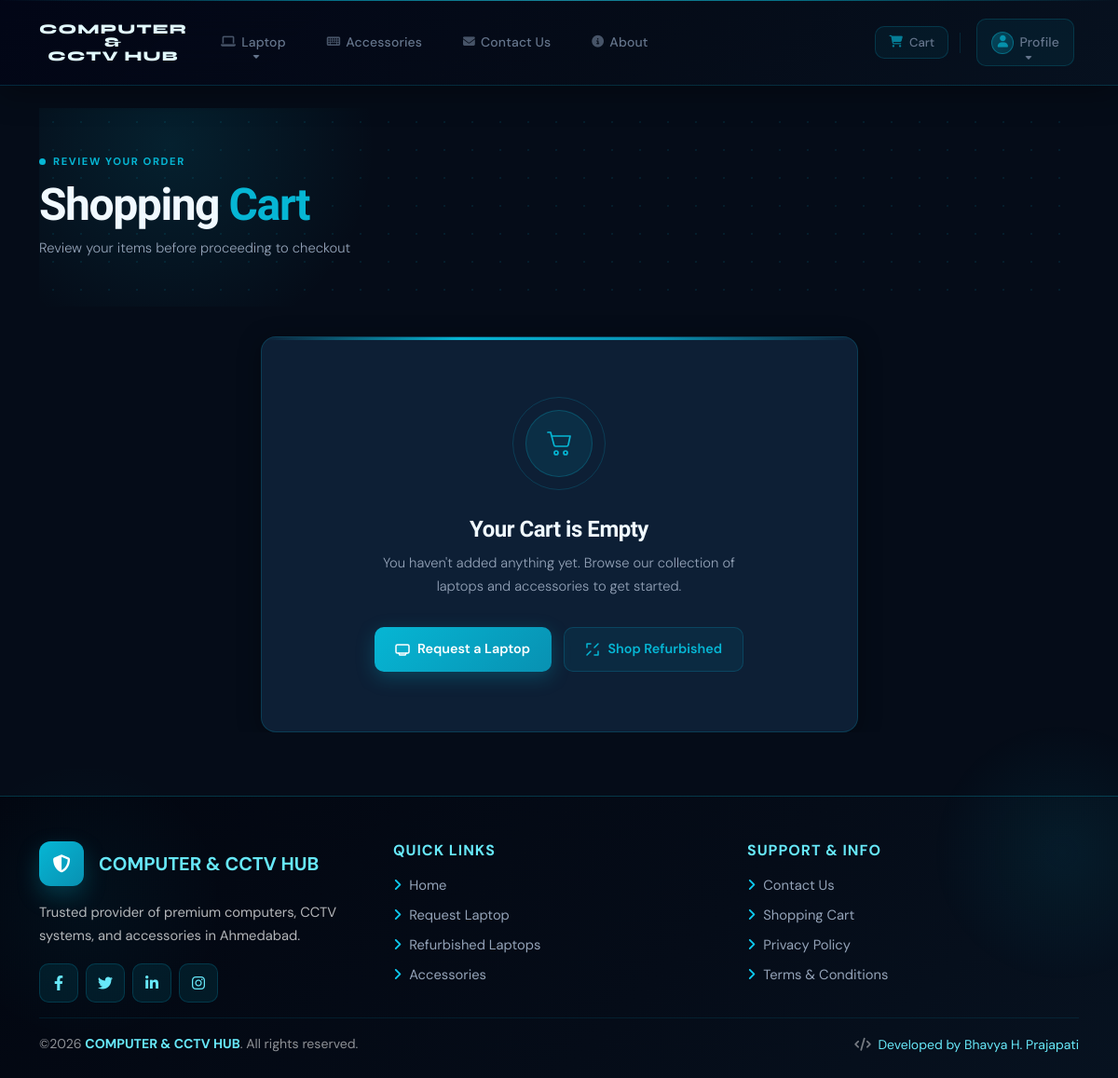
/cart/ (signed in), run on an earlier commit of the app's database.
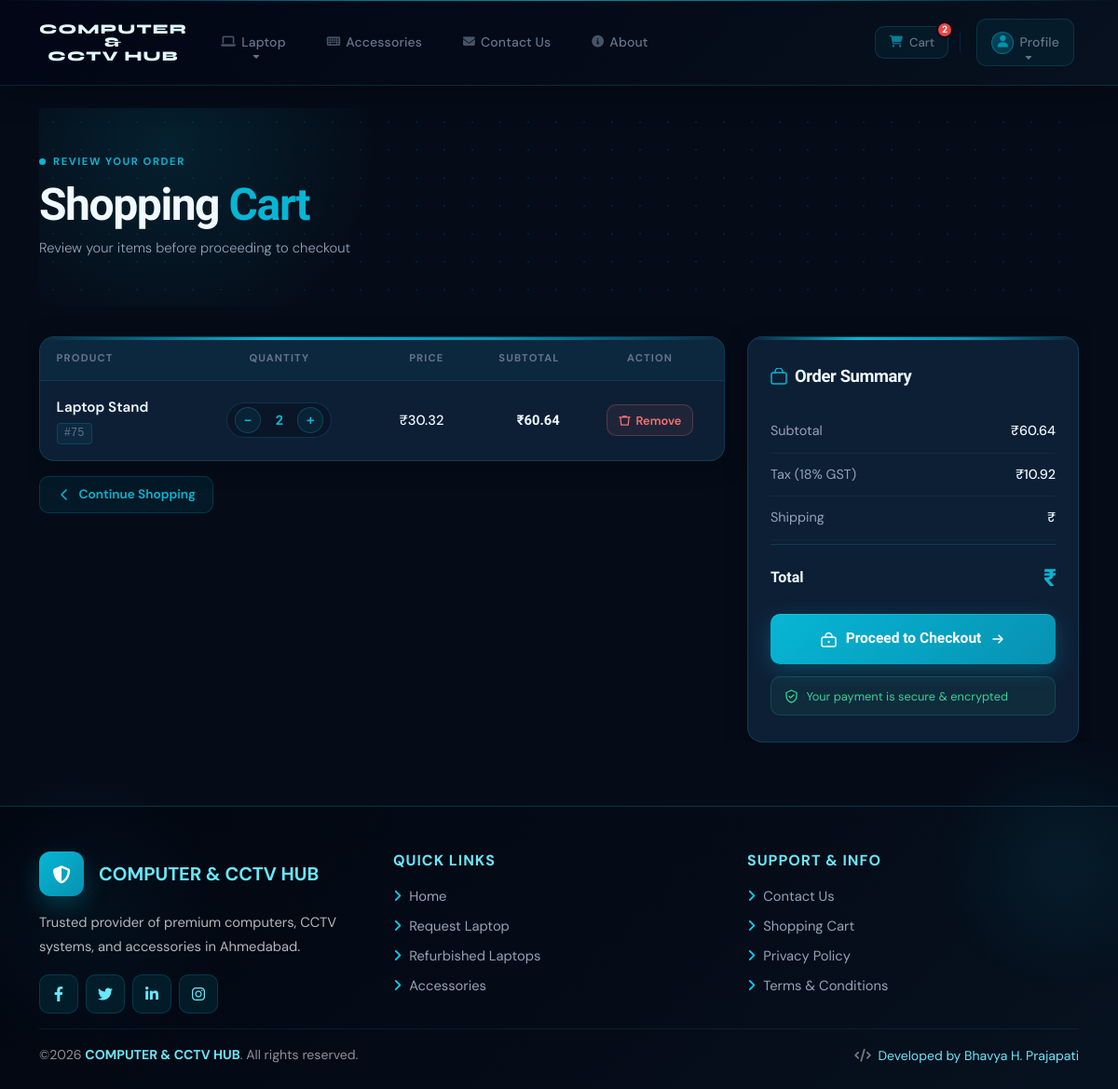
And on a later commit of the database.
### cart/models.py (models this page shows, shortened)
class CartItem(models.Model):
    cart = models.ForeignKey(Cart, on_delete=models.CASCADE, related_name='items')
    app_label = models.CharField(max_length=50)
    product_id = models.IntegerField()
    product_name = models.CharField(max_length=200)
    price = models.DecimalField(max_digits=10, decimal_places=2)
    quantity = models.IntegerField(default=1)
    added_at = models.DateTimeField(auto_now_add=True)
    class Meta:
        unique_together = ('cart', 'app_label', 'product_id')
        verbose_name_plural = "Cart Items"
    def get_subtotal(self):
        return self.price * self.quantity

### cart/views.py (the view)
# urls.py: path('', views.view_cart, name='view'),
@login_required(login_url='accounts:login')
def view_cart(request):
    try:
        cart = Cart.objects.get(user=request.user)
        items = cart.items.all()
        for item in items:
            try:
                Model = apps.get_model(item.app_label, 'Product')
                product = Model.objects.get(pk=item.product_id)
                if hasattr(product, 'stock'):
                    item.available_stock = product.stock
                elif hasattr(product, 'available_stock'):
                    item.available_stock = product.available_stock
                else:
                    item.available_stock = 999
            except Exception:
                item.available_stock = 999  # Default fallback
    except Cart.DoesNotExist:
        cart = None
        items = []
    subtotal = sum(Decimal(item.get_subtotal()) for item in items) if items else Decimal('0.00')
    TAX_RATE = Decimal('0.18')  # 18% GST
    tax = (subtotal * TAX_RATE).quantize(Decimal('0.01'), rounding=ROUND_HALF_UP)
    context = {
        'cart': cart,
        'items': items,
        'subtotal': subtotal,
        'tax': tax,
        'page_title': 'Shopping Cart',
    }
    return render(request, 'cart/cart.html', context)

### cart/templates/cart/cart.html (shortened to what this page needs)
{% extends 'base.html' %}
{% block content %}
<div class="cart-page">
  <div class="cart-hero">
    <div class="cart-hero-grid"></div>
    <div class="cart-hero-inner">
      <div class="ct-eyebrow">
        <span class="eyebrow-pulse"></span>
        Review your order
      </div>
      <h1 class="cart-title">
        Shopping <span class="cyan">Cart</span>
      </h1>
      <p class="cart-sub">Review your items before proceeding to checkout</p>
    </div>
  </div>
  {% if cart.items.all %}
    <div class="row g-4">
      <div class="col-lg-8">
        <div class="cv-card">
          <div class="table-responsive">
            <table class="cart-table">
              <thead>
                <tr>
                  <th>Product</th>
                  <th class="text-center">Quantity</th>
                  <th class="text-end">Price</th>
                  <th class="text-end">Subtotal</th>
                  <th class="text-center">Action</th>
                </tr>
              </thead>
              <tbody>
                {% for item in cart.items.all %}
                  <tr>
                    <td data-label="Product">
                      <div class="product-name">{{ item.product_name }}</div>
                      <span class="product-sku">#{{ item.product_id }}</span>
                    </td>
                    <td class="text-center" data-label="Quantity">
                      <form method="post" action="{% url 'cart:update' item.id %}"
                            class="d-inline-flex align-items-center justify-content-center">
                        <div class="qty-wrap">
                          <button type="button" class="qty-btn decrease-qty"
                                  data-item-id="{{ item.id }}"
                                  data-max-stock="{{ item.available_stock }}">−</button>
                          <span class="qty-display">{{ item.quantity }}</span>
                          <button type="button" class="qty-btn increase-qty"
                                  data-item-id="{{ item.id }}"
                                  data-max-stock="{{ item.available_stock }}">+</button>
                        </div>
                      </form>
                    </td>
                    <td class="text-end price-cell" data-label="Price">
                      ₹{{ item.price|floatformat:2 }}
                    </td>
                    <td class="text-end subtotal-cell" data-label="Subtotal">
                      ₹{{ item.get_subtotal|floatformat:2 }}
                    </td>
                    <td class="text-center" data-label="Action">
                      <a href="{% url 'cart:remove' item.id %}"
                         class="remove-btn"
                         onclick="return confirm('Remove this item from your cart?')">
                        <svg width="13" height="13" viewBox="0 0 14 14" fill="none">
                          <path d="M1 3h12M5 3V2h4v1M2 3l1 9h8l1-9" stroke="currentColor" stroke-width="1.4" stroke-linecap="round" stroke-linejoin="round"/>
                        </svg>
                        Remove
                      </a>
                    </td>
                  </tr>
                {% endfor %}
              </tbody>
            </table>
          </div>
        </div>
        <a href="{% url 'home' %}" class="continue-btn">
          <svg width="16" height="16" viewBox="0 0 16 16" fill="none">
            <path d="M10 3L5 8l5 5" stroke="currentColor" stroke-width="1.6" stroke-linecap="round" stroke-linejoin="round"/>
          </svg>
          Continue Shopping
        </a>
      </div>
      <div class="col-lg-4">
        <div class="summary-card">
          <div class="summary-title">
            <svg width="18" height="18" viewBox="0 0 18 18" fill="none">
              <rect x="1" y="5" width="16" height="12" rx="2" stroke="currentColor" stroke-width="1.5"/>
              <path d="M5 5V4a4 4 0 018 0v1" stroke="currentColor" stroke-width="1.5" stroke-linecap="round"/>
            </svg>
            Order Summary
          </div>
          <div class="summary-row">
            <span class="summary-label">Subtotal</span>
            <span class="summary-value">₹{{ subtotal|floatformat:2 }}</span>
          </div>
          <div class="summary-row">
            <span class="summary-label">Tax (18% GST)</span>
            <span class="summary-value">₹{{ tax|floatformat:2 }}</span>
          </div>
          <div class="summary-row">
            <span class="summary-label">Shipping</span>
            <span class="summary-value {% if shipping == 0 %}free{% endif %}">
              {% if shipping == 0 %}FREE{% else %}₹{{ shipping|floatformat:2 }}{% endif %}
            </span>
          </div>
          <div class="summary-total">
            <span class="total-label">Total</span>
            <span class="total-value">₹{{ grand_total|floatformat:2 }}</span>
          </div>
          <form method="post" action="{% url 'cart:checkout' %}">
            <button type="submit" class="checkout-btn">
              <svg width="17" height="17" viewBox="0 0 17 17" fill="none">
                <rect x="1" y="6" width="15" height="10" rx="2" stroke="currentColor" stroke-width="1.5"/>
                <path d="M5 6V5a3.5 3.5 0 017 0v1" stroke="currentColor" stroke-width="1.5" stroke-linecap="round"/>
                <circle cx="8.5" cy="11" r="1.2" fill="currentColor"/>
              </svg>
              Proceed to Checkout
              <svg width="16" height="16" viewBox="0 0 16 16" fill="none">
                <path d="M3 8h10M9 4l4 4-4 4" stroke="currentColor" stroke-width="1.6" stroke-linecap="round" stroke-linejoin="round"/>
              </svg>
            </button>
          </form>
          <div class="secure-badge">
            Your payment is secure &amp; encrypted
          </div>
        </div>
      </div>
    </div>
  {% else %}
    <div class="row">
      <div class="col-lg-7 mx-auto">
        <div class="empty-card">
          <div class="empty-icon-wrap">
            <div class="empty-icon-ring"></div>
            <div class="empty-icon-core">
            </div>
          </div>
          <h2 class="empty-title">Your Cart is Empty</h2>
          <p class="empty-sub">You haven't added anything yet. Browse our collection of laptops and accessories to get started.</p>
          <div class="empty-actions">
            <a href="{% url 'new_laptops:request_laptop' %}" class="empty-btn-primary">
              <svg width="16" height="16" viewBox="0 0 16 16" fill="none">
                <rect x="1" y="3" width="14" height="9" rx="1.5" stroke="currentColor" stroke-width="1.5"/>
                <path d="M4 12l1 2h6l1-2" stroke="currentColor" stroke-width="1.5" stroke-linecap="round"/>
              </svg>
              Request a Laptop
            </a>
            <a href="{% url 'used_laptops:product_list' %}" class="empty-btn-outline">
              <svg width="16" height="16" viewBox="0 0 16 16" fill="none">
                <path d="M14 2l-4 4M2 14l4-4M2 6V2h4M14 10v4h-4" stroke="currentColor" stroke-width="1.5" stroke-linecap="round" stroke-linejoin="round"/>
              </svg>
              Shop Refurbished
            </a>
          </div>
        </div>
      </div>
    </div>
  {% endif %}
</div>
{% endblock %}

### templates/base.html (shortened to what this page needs)
{% load static %}
<!DOCTYPE html>
<html lang="en">
<head>
  <link href="https://cdn.jsdelivr.net/npm/bootstrap@5.3.2/dist/css/bootstrap.min.css" rel="stylesheet" />
  <link rel="stylesheet" href="https://cdnjs.cloudflare.com/ajax/libs/font-awesome/6.4.0/css/all.min.css" />
  <link href="{% static 'css/styles.css' %}" rel="stylesheet" />
</head>
<body>
  {% load static %}
  <header class="site-header">
    <nav class="navbar navbar-expand-lg navbar-dark">
      <div class="container-lg">
        <a class="navbar-brand" href="/">
          <div class="brand-text">
            <span class="brand-main"> <center> COMPUTER <br> &amp; <br>CCTV HUB</center></span>
          </div>
        </a>
        <div class="collapse navbar-collapse" id="navbarNav">
          <ul class="navbar-nav me-auto gap-lg-1">
            <li class="nav-item dropdown">
              <a class="nav-link dropdown-toggle" href="#" id="laptopDropdown" role="button" data-bs-toggle="dropdown"
                aria-expanded="false">
                <i class="fas fa-laptop"></i>Laptop
              </a>
            </li>
            <li class="nav-item">
              <a class="nav-link" href="{% url 'accessories:product_list' %}">
                <i class="fas fa-keyboard"></i>Accessories
              </a>
            </li>
            <li class="nav-item">
              <a class="nav-link" href="{% url 'contact:contact_page' %}">
                <i class="fas fa-envelope"></i>Contact Us
              </a>
            </li>
            <li class="nav-item d-none d-lg-block">
              <a class="nav-link" href="{% url 'about' %}">
                <i class="fas fa-info-circle"></i>About
              </a>
            </li>
          </ul>
          <ul class="navbar-nav gap-2 align-items-lg-center">
            {% if user.is_authenticated %}
            <li class="nav-item">
              <a class="btn-nav-cart" href="{% url 'cart:view' %}">
                <i class="fas fa-shopping-cart"></i>
                Cart
                {% if cart_item_count > 0 %}
                <span class="cart-badge">{{ cart_item_count }}</span>
                {% endif %}
              </a>
            </li>
            <li class="nav-item dropdown">
              <a class="nav-link profile-toggle dropdown-toggle" href="#" id="userDropdown" role="button"
                data-bs-toggle="dropdown" aria-expanded="false">
                <span class="profile-avatar"><i class="fas fa-user"></i></span>
                Profile
              </a>
            </li>
            {% endif %}
          </ul>
        </div>
      </div>
    </nav>
  </header>
  <main class="flex-grow-1 pt-4 pb-2" style="overflow-x: hidden;">
    <div class="container-lg" style="overflow-x: hidden;">
      {% block content %}{% endblock %}
    </div>
  </main>
  <footer class="footer-shell">
    <div class="container-lg" style="position: relative; z-index: 2;">
      <div class="row g-4 mb-3">
        <div class="col-md-4">
          <div class="footer-brand-box">
            <div class="d-flex align-items-center gap-3 mb-3">
              <div style="width: 48px; height: 48px; border-radius: 12px;
                  background: linear-gradient(135deg, #06b6d4 0%, #0891b2 100%);
                  display: flex; align-items: center; justify-content: center;
                  box-shadow: 0 10px 24px rgba(6,182,212,0.25);">
                <i class="fas fa-shield-alt" style="color: white; font-size: 1.2rem;"></i>
              </div>
              <h5 class="mb-0 fw-bold" style="color: #67e8f9;">COMPUTER & CCTV HUB</h5>
            </div>
            <p style="color: rgba(255,255,255,0.7); line-height: 1.75; font-size: 0.92rem; margin-bottom: 16px;">
              Trusted provider of premium computers, CCTV systems, and accessories in Ahmedabad.
            </p>
            <div class="d-flex gap-2 mt-2">
              <a href="#" class="footer-social" title="Facebook"><i class="fab fa-facebook-f"></i></a>
              <a href="#" class="footer-social" title="Twitter"><i class="fab fa-twitter"></i></a>
              <a href="#" class="footer-social" title="LinkedIn"><i class="fab fa-linkedin-in"></i></a>
              <a href="#" class="footer-social" title="Instagram"><i class="fab fa-instagram"></i></a>
            </div>
          </div>
        </div>
        <div class="col-md-4">
          <h6 class="fw-bold mb-3" style="color: #67e8f9; text-transform: uppercase; letter-spacing: 1px;">
            Quick Links
          </h6>
          <ul class="list-unstyled d-flex flex-column gap-2 mb-0">
            <li><a href="{% url 'home' %}" class="footer-link"><i class="fas fa-angle-right me-2 text-info"></i>Home</a>
            </li>
            <li><a href="{% url 'new_laptops:request_laptop' %}" class="footer-link"><i
                  class="fas fa-angle-right me-2 text-info"></i>Request Laptop</a></li>
            <li><a href="{% url 'used_laptops:product_list' %}" class="footer-link"><i
                  class="fas fa-angle-right me-2 text-info"></i>Refurbished Laptops</a></li>
            <li><a href="{% url 'accessories:product_list' %}" class="footer-link"><i
                  class="fas fa-angle-right me-2 text-info"></i>Accessories</a></li>
          </ul>
        </div>
        <div class="col-md-4">
          <h6 class="fw-bold mb-3" style="color: #67e8f9; text-transform: uppercase; letter-spacing: 1px;">
            Support & Info
          </h6>
          <ul class="list-unstyled d-flex flex-column gap-2 mb-0">
            <li><a href="{% url 'contact:contact_page' %}" class="footer-link"><i
                  class="fas fa-angle-right me-2 text-info"></i>Contact Us</a></li>
            <li><a href="{% url 'cart:view' %}" class="footer-link"><i
                  class="fas fa-angle-right me-2 text-info"></i>Shopping Cart</a></li>
            <li><a href="{% url 'privacy' %}" class="footer-link"><i
                  class="fas fa-angle-right me-2 text-info"></i>Privacy Policy</a></li>
            <li><a href="{% url 'terms' %}" class="footer-link"><i class="fas fa-angle-right me-2 text-info"></i>Terms &
                Conditions</a></li>
          </ul>
        </div>
      </div>
      <div style="border-top: 1px solid rgba(6,182,212,0.12); padding-top: 16px;">
        <div class="row align-items-center">
          <div class="col-md-6 text-center text-md-start mb-2 mb-md-0">
            <p style="margin: 0; color: rgba(255,255,255,0.55); font-size: 0.88rem;">
              &copy;{% now 'Y' %} <strong style="color: #67e8f9;">COMPUTER & CCTV HUB</strong>. All rights reserved.
            </p>
          </div>
          <div class="col-md-6 text-center text-md-end">
            <small style="color: rgba(255,255,255,0.45);">
              <i class="fas fa-code me-1"></i>
              <a href="{% url 'developer' %}" class="footer-dev-link">Developed by Bhavya H. Prajapati</a>
            </small>
          </div>
        </div>
      </div>
    </div>
  </footer>
</body>
</html>

What changed in the data, as far as the page shows it:
added CartItem: product_name "Laptop Stand", product_id "75", quantity "2", price "30.32", get_subtotal "60.64"
Also different on the page:
{{ cart_item_count }}: (not shown) → "2"
{{ subtotal|floatformat:2 }}: (not shown) → "60.64"
{{ tax|floatformat:2 }}: (not shown) → "10.92"
text no longer shown: "Your Cart is Empty You haven't added anything yet. Browse our collection of laptops and accessories to get started. Request a Laptop Shop Refurbished"
text now shown: "PRODUCT QUANTITY PRICE SUBTOTAL ACTION Continue Shopping Order Summary Subtotal ₹ Tax (18% GST) ₹ Shipping ₹ Total ₹ Proceed to Checkout Your payment is secure & encrypted"
